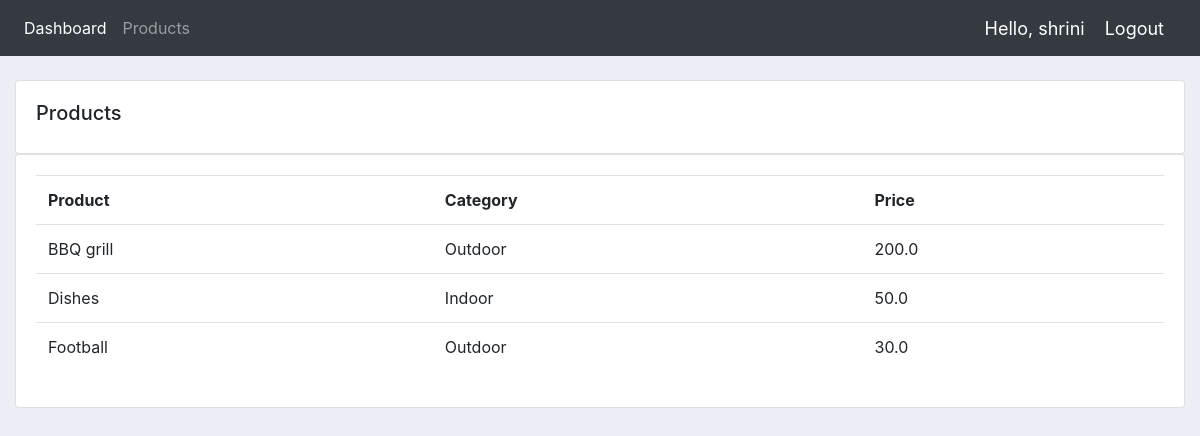
Screenshot of /products/ (signed in) with the database file from the repository.
### accounts/models.py (models this page shows, shortened)
class Product(models.Model):
    CATEGORY = (
        ('Indoor', 'Indoor'),
        ('Outdoor', 'Outdoor'),
    )
    name = models.CharField(max_length=200, null=True)
    price = models.FloatField(null=True)
    category = models.CharField(max_length=200, null=True, choices=CATEGORY)
    description = models.TextField(null=True, blank=True)
    date_created = models.DateTimeField(auto_now_add=True, null=True)
    tags = models.ManyToManyField(Tag)

### accounts/decorators.py (the view)
        def wrapper_func(request, *args, **kwargs):
            group = None
            if request.user.groups.exists():
                group = request.user.groups.all()[0].name
            if group in allowed_roles:
                return view_func(request, *args, **kwargs)
            else:
                return HttpResponse('You are not authorised to view this page.')

### accounts/views.py (called while the page is built)
@login_required(login_url='login')
@allowed_users(allowed_roles=['admin'])
def products(request):
    items = Product.objects.all()
    return render(request, 'accounts/products.html', {'products': items})

### accounts/templates/accounts/products.html
{%  extends 'accounts/main.html' %}
{% block content %}
		<br>
		<div class="row">
			<div class="col-md">
				<div class="card card-body">
					<h5>Products</h5>
				</div>
				<div class="card card-body">
					<table class="table">
						<tr>
							<th>Product</th>
							<th>Category</th>
							<th>Price</th>
						</tr>
                        {% for product in products %}
                            <tr>
                                <td>{{ product.name }}</td>
                                <td>{{ product.category }}</td>
                                <td>{{ product.price }}</td>
                            </tr>
                         {% endfor %}
					</table>
				</div>
			</div>
		</div>
{% endblock content %}

### accounts/templates/accounts/navbar.html (shortened to what this page needs)
{% load static %}
<nav class="navbar navbar-expand-lg navbar-dark bg-dark">
  <div class="collapse navbar-collapse" id="navbarNav">
    <ul class="navbar-nav">
        {% if request.user.is_staff %}
            <li class="nav-item active">
                <a class="nav-link" href="{% url 'home' %}">Dashboard</a>
            </li>
            <li class="nav-item">
                <a class="nav-link" href="{% url 'products' %}">Products</a>
            </li>
        {% else %}
            <li class="nav-item">
                <a class="nav-link" href="{% url 'account' %}">Settings</a>
            </li>
        {% endif %}
    </ul>
  </div>
  <span class="hello-msg">Hello, {{ request.user }}</span>
  <span><a class="hello-msg" href="{% url 'logout' %}">Logout</a></span>
</nav>

### static/css/main.css (style rules this page uses)
body { background-color: #ebeff5; }

### accounts/templates/accounts/navbar.html (style rules this page uses)
.hello-msg { font-size: 18px; color: white; margin-right: 20px; }

### rows the page displays
Product: name "BBQ grill", category "Outdoor", price "200.0"
Product: name "Dishes", category "Indoor", price "50.0"
Product: name "Football", category "Outdoor", price "30.0"

### other values shown
{{ request.user }} "shrini"
